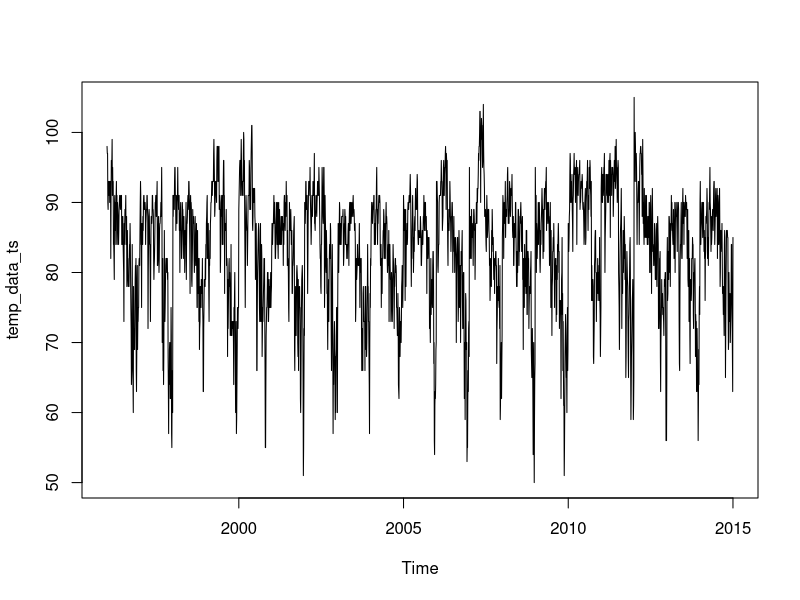
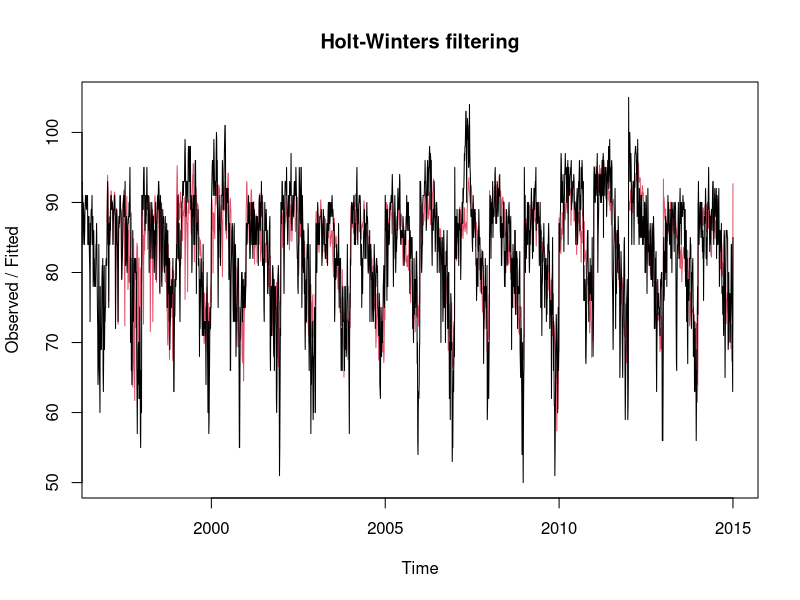
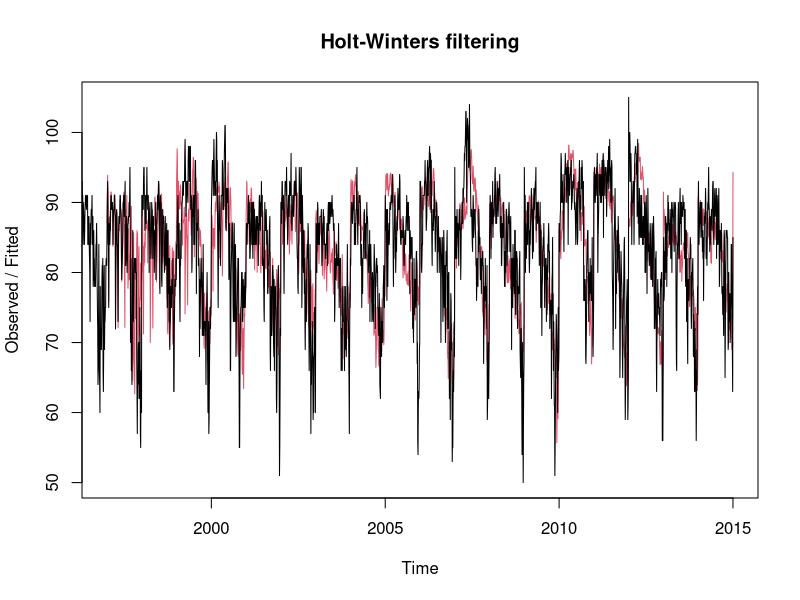
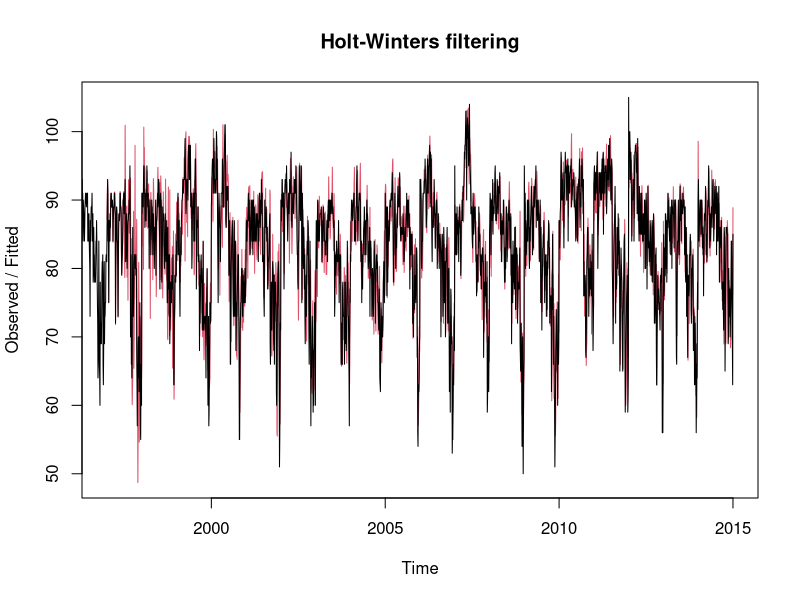

R code for these plots, in order:

rm(list = ls())


temp_data <- read.csv("temps.csv", header = TRUE)

temp_data_vct <- as.vector(unlist(temp_data[,-1]))
temp_data_ts <- ts(temp_data_vct, frequency = 123, start = 1996, end=2015)
plot.ts(temp_data_ts)

summer_forecast <- HoltWinters(temp_data_ts, alpha= 0.03, seasonal="additive")
plot(summer_forecast)
summer_forecast

summer_forecast <- HoltWinters(temp_data_ts, alpha= 0.03, beta=0.06, seasonal="additive")
plot(summer_forecast)
summer_forecast

summer_forecast <- HoltWinters(temp_data_ts, seasonal="additive")
plot(summer_forecast)
summer_forecast



seasonalfactors <- summer_forecast$fitted[,4]

seasonMatrix = as.data.frame(t(matrix(c(seasonalfactors[-1]), 123)))

write.table(seasonMatrix, "seasontrend.csv", FALSE, TRUE, ",")
